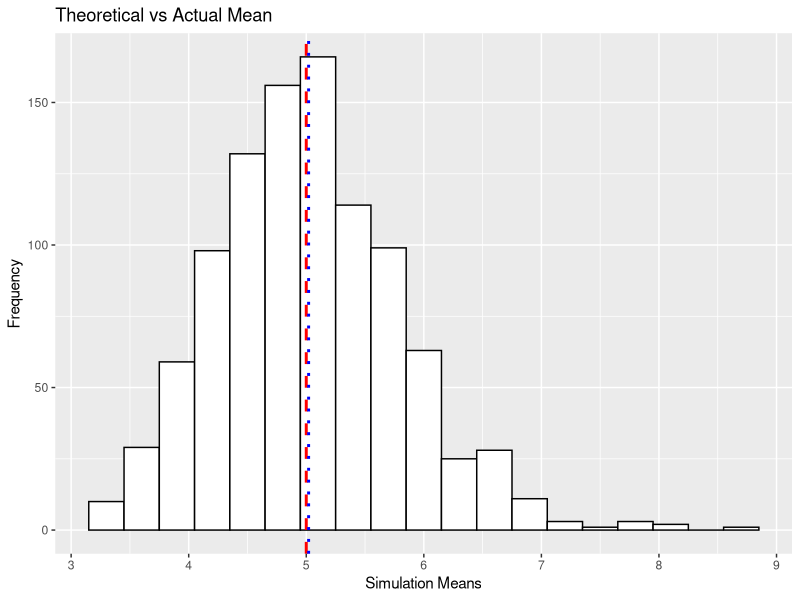
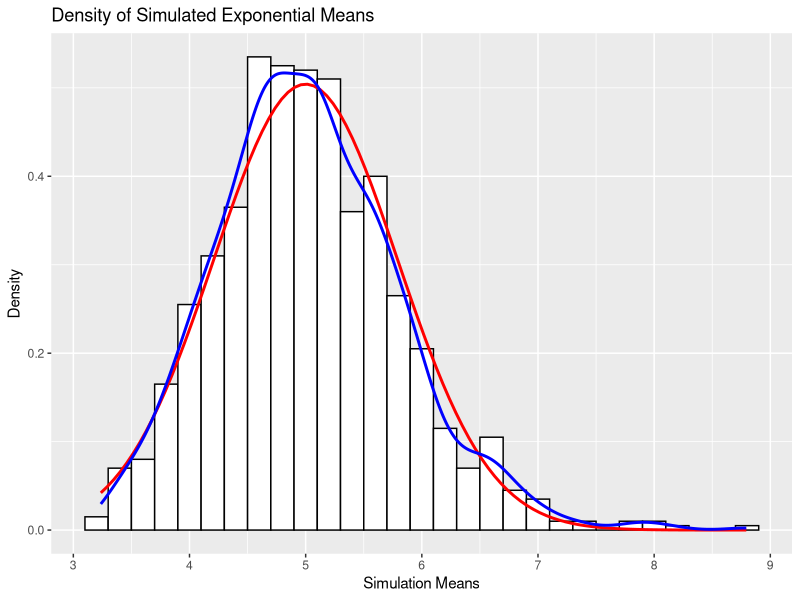

These charts were generated, in order, by the following R code:
## ---- chunk 1
setwd("/Users/sexybaboy/Documents/Files/Zetch/Online Courses/
      Data Science Specialization Feb18/R/Statistical Inference")
## ---- chunk 2
set.seed(2018)
## ---- chunk 3
n <- 40              # sample size
lambda <- 0.2        # number of exponentials
simNum <- 1000       # number of simulations
## ---- chunk 4
simMeans = NULL
for (i in 1 : 1000) {
  simMeans = c(simMeans, mean(rexp(n,lambda)))
}

head(simMeans)
## ---- chunk 5
theosampMean <- round(1/lambda,3)
theosampMean
## ---- chunk 6
actualMean <- round(mean(simMeans),3)
actualMean
## ---- chunk 7
require(ggplot2)
simMeansDf <- as.data.frame(simMeans)
g <- ggplot(simMeansDf, aes(x = simMeans))
g <- g + geom_histogram(binwidth = .3, color = "black", fill = "white") +
  geom_vline(xintercept = theosampMean, color = "red", size = 1, linetype = 2) +
  geom_vline(xintercept = actualMean, color = "blue", size = 1, linetype = 3) +
  labs(x = "Simulation Means", y = "Frequency", 
  title = "Theoretical vs Actual Mean")
g
## ---- chunk 8
theosampVar <- round((1/lambda)^2/n,3)
theosampVar
## ---- chunk 9
actualVar <- round(var(simMeans),3)
actualVar
## ---- chunk 10
tab <- matrix(c(theosampMean, actualMean, 
                theosampVar,actualVar),
              ncol = 2, byrow = TRUE)
colnames(tab) <- c("Theoretical","Sample")
rownames(tab) <- c("Mean","Variance")
tab <- as.table(tab)
tab
## ---- chunk 11
g <- ggplot(simMeansDf, aes(x=simMeans))
g <- g + geom_histogram(binwidth = .2, color = "black", fill = "white" , aes(y = ..density..)) +
  stat_function(fun = dnorm, args = list(mean = theosampMean, sd = sd(simMeans)), 
                color = "red", size = 1) +
  stat_density(geom = "line", color = "blue", size = 1)  +
  labs(x = "Simulation Means", y = "Density", 
       title = "Density of Simulated Exponential Means")
g
